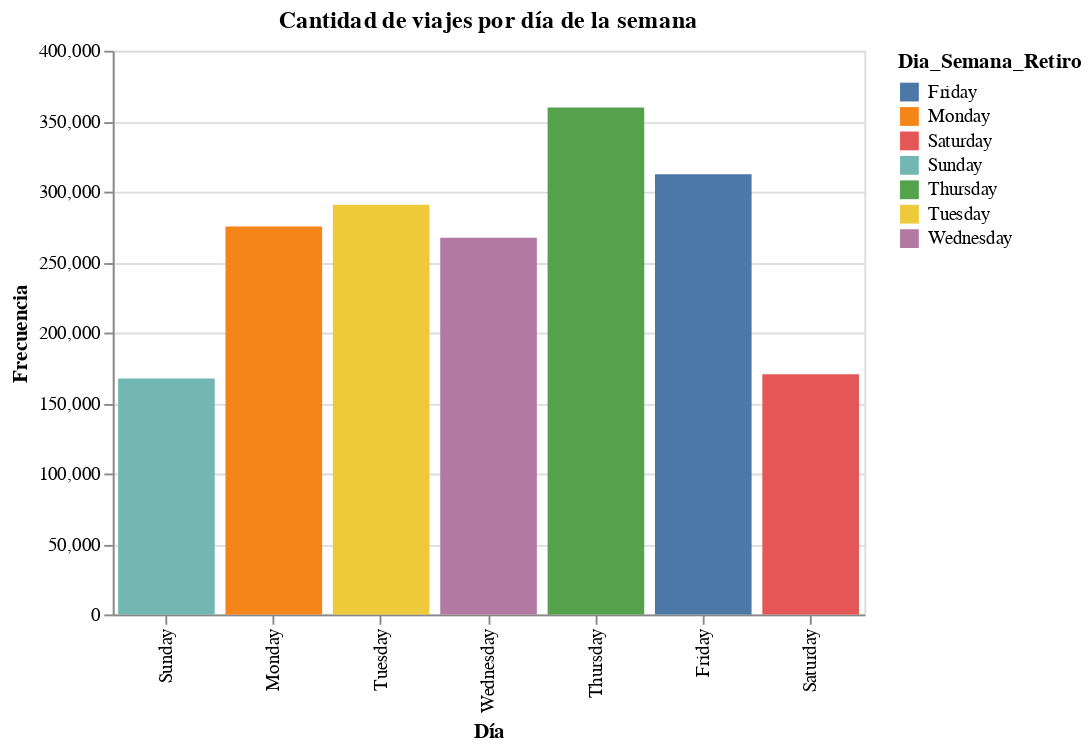

Write notebook code for a chart like this one.
### Markdown cell above
#### Visualización

### Code cell
alt.Chart(df_cantidad_viajes_dia_retiros).mark_bar().encode(
    x=alt.X('Dia_Semana_Retiro:O', sort=orden_dias, title='Día'),
    y=alt.Y('Frecuencia:Q', title='Frecuencia'),
    color='Dia_Semana_Retiro:N',
    tooltip=[
        alt.Tooltip('Dia_Semana_Retiro:N', title='Día'),
        alt.Tooltip('Frecuencia:Q', title='Frecuencia', format=",")
    ]
).properties(
    title='Cantidad de viajes por día de la semana',
    width=400,
    height=300
)

### Figure 1 — Vega-Lite specification as saved in the notebook (floating-point values rounded to 4 significant figures)
{"config": {"view": {"continuousWidth": 300, "continuousHeight": 300}}, "data": {"name": "data-b542d6820292946ed2bc6b08ec272948"}, "mark": {"type": "bar"}, "encoding": {"color": {"field": "Dia_Semana_Retiro", "type": "nominal"}, "tooltip": [{"field": "Dia_Semana_Retiro", "title": "Día", "type": "nominal"}, {"field": "Frecuencia", "format": ",", "title": "Frecuencia", "type": "quantitative"}], "x": {"field": "Dia_Semana_Retiro", "sort": ["Sunday", "Monday", "Tuesday", "Wednesday", "Thursday", "Friday", "Saturday"], "title": "Día", "type": "ordinal"}, "y": {"field": "Frecuencia", "title": "Frecuencia", "type": "quantitative"}}, "height": 300, "title": "Cantidad de viajes por día de la semana", "width": 400, "$schema": "https://vega.github.io/schema/vega-lite/v5.20.1.json", "datasets": {"data-b542d6820292946ed2bc6b08ec272948": [{"Dia_Semana_Retiro": "Thursday", "Frecuencia": 359633}, {"Dia_Semana_Retiro": "Friday", "Frecuencia": 312368}, {"Dia_Semana_Retiro": "Tuesday", "Frecuencia": 290632}, {"Dia_Semana_Retiro": "Monday", "Frecuencia": 275232}, {"Dia_Semana_Retiro": "Wednesday", "Frecuencia": 267223}, {"Dia_Semana_Retiro": "Saturday", "Frecuencia": 170372}, {"Dia_Semana_Retiro": "Sunday", "Frecuencia": 167422}]}}
